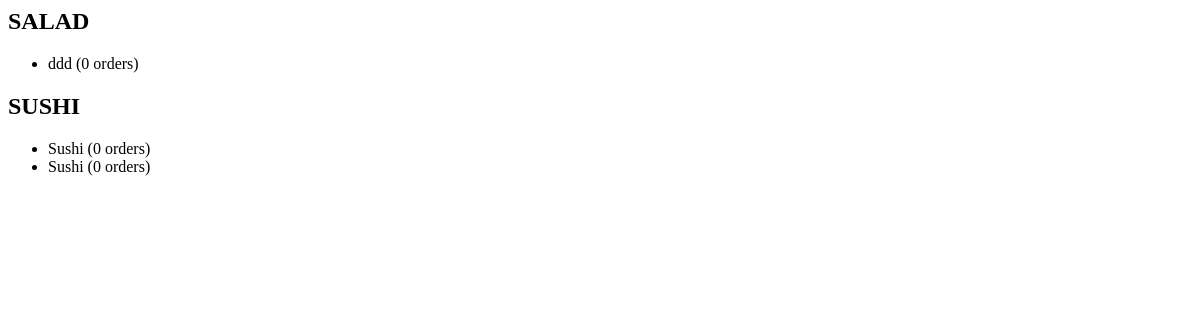
/menu/top_dishes/, run on an earlier commit of the app's database.
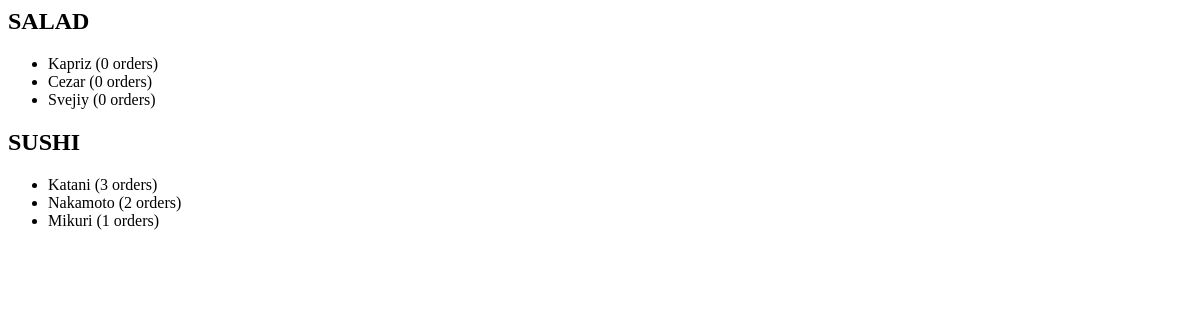
And on a later commit of the database.
### menu/models.py (models this page shows, shortened)
class Category(models.Model):
    name = models.CharField(max_length=100, default='')

class Dish(models.Model):
    name = models.CharField(max_length=100)
    price = models.DecimalField(max_digits=10, decimal_places=2)
    image = models.ImageField(upload_to='dishes/')
    description = models.CharField(max_length=256, default='')
    category = models.ForeignKey(Category, on_delete=models.CASCADE)

### menu/views.py (the view)
# urls.py: path('top_dishes/', views.top_dishes_view, name='top_dishes'),
def top_dishes_view(request):
    category_dishes = get_top_dishes_for_all_categories()
    context = {
        'category_dishes': category_dishes,
    }
    return render(request, 'top_dishes.html', context)

### menu/views.py (called while the page is built)
def get_top_dishes_for_all_categories():
    categories = Category.objects.all()
    category_dishes = {}
    for category in categories:
        top_dishes = Dish.objects.filter(category=category).annotate(order_count=Count('order')).order_by('-order_count')[:3]
        category_dishes[category] = top_dishes
    return category_dishes

### menu/templates/top_dishes.html
{% if category_dishes %}
{% for category, dishes in category_dishes.items %}
    <h2>{{ category.name }}</h2>
    <ul>
        {% for dish in dishes %}
            <li>{{ dish.name }} ({{ dish.order_count }} orders)</li>
        {% endfor %}
    </ul>
{% endfor %}
{% else %}
<p>No dishes available.</p>
{% endif %}

What changed in the data, as far as the page shows it:
removed Dish: name "ddd", order_count "0", shown under Category "SALAD"
removed Dish: name "Sushi", order_count "0", shown under Category "SUSHI"
removed Dish: name "Sushi", order_count "0", shown under Category "SUSHI"
added Dish: name "Kapriz", order_count "0", shown under Category "SALAD"
added Dish: name "Cezar", order_count "0", shown under Category "SALAD"
added Dish: name "Svejiy", order_count "0", shown under Category "SALAD"
added Dish: name "Katani", order_count "3", shown under Category "SUSHI"
added Dish: name "Nakamoto", order_count "2", shown under Category "SUSHI"
added Dish: name "Mikuri", order_count "1", shown under Category "SUSHI"
